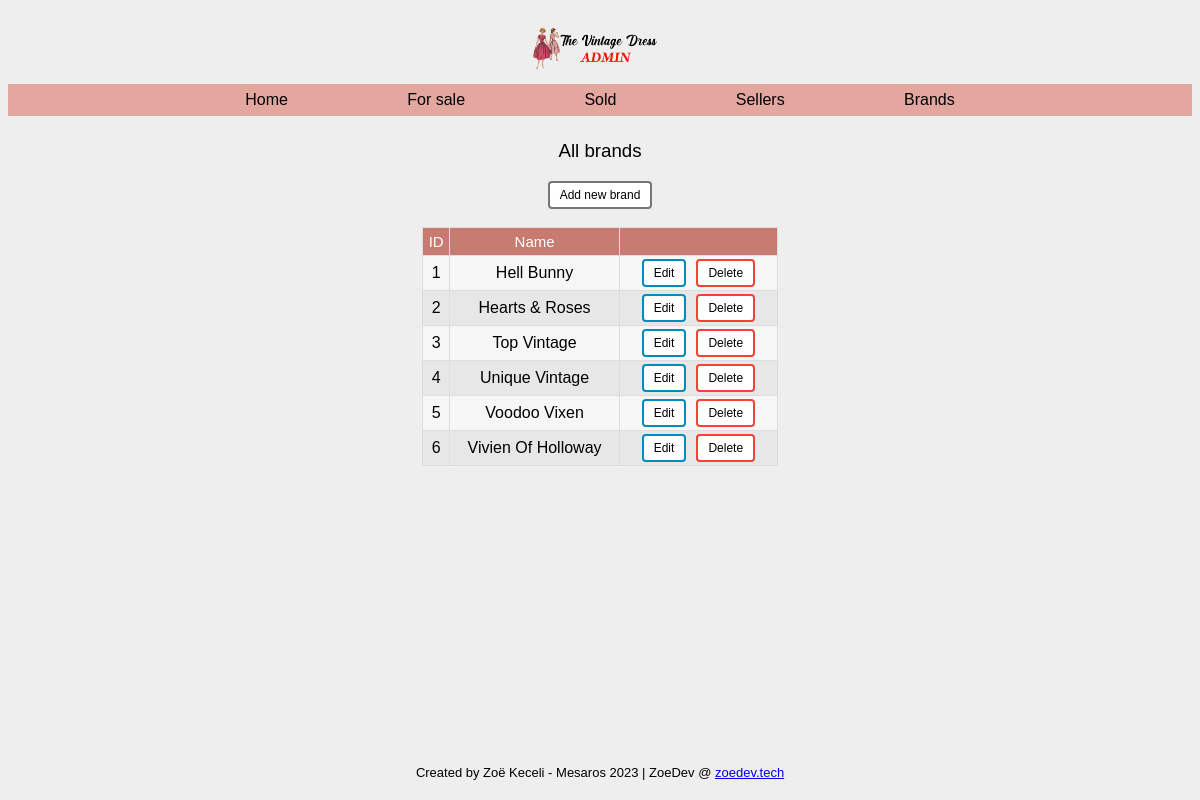
The app's page /brands.php with its own data.
### tables this page shows
CREATE TABLE `brands` (
  `id` int(11) NOT NULL,
  `name` varchar(32) NOT NULL
);

### brands.php (called while the page is built, shortened)
<?php
require 'classes/view/brand-view.php';
$pdo = require 'partials/connect.php';
$brandModel = new BrandModel($pdo);
$brandView = new BrandView();
include 'partials/header.php';
include 'partials/nav.php';
$brandView->renderAllBrandsAsList($brandModel->getAllBrands());
include 'partials/footer.php';

### classes/model/db.php (called while the page is built)
<?php
class DB
{
    protected $pdo;
    public function __construct(PDO $pdo)
    {
        $this->pdo = $pdo;
    }
    public function getAll($table)
    {
        $query = "SELECT * FROM $table";
        $stmt = $this->pdo->prepare($query);
        $stmt->execute();
        return $stmt->fetchAll(PDO::FETCH_ASSOC);
    }
}

### classes/model/brand-model.php (called while the page is built, shortened)
<?php
require_once 'db.php';
class BrandModel extends DB
{
    protected $table = "brands";
    public function getAllBrands()
    {
        return $this->getAll($this->table);
    }
}

### classes/view/brand-view.php (the view, shortened to what this page needs)
<?php
class BrandView
{
    public function renderAllBrandsAsList(array $brands): void
    {
        echo "<h3 class='pageTitle'>All brands</h3>";
        echo "<button class='addButton'><a href='brand-new.php'>Add new brand</a></button>";
        echo "<br><br>";
        echo "<table class='brandsTable'>";
        echo "<th>ID</th>";
        echo "<th>Name</th>";
        echo "<th></th>";
        foreach ($brands as $brand) {
            echo "<tr>";
            echo "<td>{$brand['id']}</td>";
            echo "<td>{$brand['name']}</td>";
            echo "<td>";
            echo "<button class='btnEdit'><a href='brand-edit.php?id={$brand['id']}'>Edit</a></button>";
            echo "<button class='btnDel'><a href='brand-delete.php?id={$brand['id']}'>Delete</a></button>";
            echo "</td>";
            echo "</tr>";
        }
        echo "</table>";
    }
}

### partials/header.php (shortened to what this page needs)
<!DOCTYPE html>
<html lang="en">
<head>
    <link rel="stylesheet" href="style/style.css">
</head>
<div id="page-container">
    <div id="content-wrap">
        <body>

### partials/nav.php
<a class="link" href="index.php">
    <img src="img/vintagedresslogo.png" alt="The Vintage Dress">
</a>
<nav>
    <a href="index.php">Home</a>
    <a href="items.php">For sale</a>
    <a href="item-sold.php">Sold</a>
    <a href="sellers.php">Sellers</a>
    <a href="brands.php">Brands</a>
</nav>

### partials/footer.php
</div>
<footer id="footer">
    <p>Created by Zoë Keceli - Mesaros 2023 | ZoeDev @ <a href="https://www.zoedev.tech/">zoedev.tech</a></p>
</footer>
</div>
</body>
</html>

### style/style.css (style rules this page uses)
body { text-align: center; background: #eee url("https://i.imgur.com/eeQeRmk.png"); background-size: 1.2%; background-repeat: repeat; }
.link { text-align: center; margin: 0 auto; display: flex; justify-content: center; }
.pageTitle { font-family: "Gill Sans", "Gill Sans MT", Calibri, "Trebuchet MS", sans-serif; font-weight: lighter; }
img { width: 15%; }
nav { padding-left: 15%; padding-right: 15%; padding-top: 7px; padding-bottom: 7px; margin-bottom: 2%; display: flex; justify-content: center; justify-content: space-around; align-items: center; background-color: #e3a79f; }
nav a { text-decoration: none; font-family: "Gill Sans", "Gill Sans MT", Calibri, "Trebuchet MS", sans-serif; color: rgb(0, 0, 0); }
.brandsTable { margin-left: auto; margin-right: auto; background-color: rgb(231, 231, 231); font-family: Arial, Helvetica, sans-serif; border-collapse: collapse; width: 30%; }
.brandsTable td, .brandsTable th { border: 1px solid #ddd; padding: 3px; }
.brandsTable tr:nth-child(even) { background-color: #f8f8f8e9; }
.brandsTable tr, td { text-align: center; }
.brandsTable th { padding-top: 5px; padding-bottom: 5px; text-align: center; font-size: 15px; font-weight: normal; font-family: Arial, Helvetica, sans-serif; background-color: #c77b71ff; color: rgb(255, 255, 255); }
.center tr, td { text-align: center; }
.btnDel { margin-left: 5px; margin-right: 5px; background-color: #f44336; border: none; border-radius: 4px; color: white; padding: 5px 10px; text-align: center; text-decoration: none; display: inline-block; font-size: 12px; transition-duration: 0.4s; cursor: pointer; }
.btnDel { background-color: white; color: black; border: 2px solid #f44336; }
.btnDel a { all: unset; }
.btnEdit { margin-left: 5px; margin-right: 5px; background-color: #008cba; border: none; border-radius: 4px; color: white; padding: 5px 10px; text-align: center; text-decoration: none; display: inline-block; font-size: 12px; transition-duration: 0.4s; cursor: pointer; }
.btnEdit { background-color: white; color: black; border: 2px solid #008cba; }
.btnEdit a { all: unset; }
.addButton a { all: unset; }
.addButton { margin-left: 5px; margin-right: 5px; background-color: #ffffff; border: none; border-radius: 4px; color: white; padding: 5px 10px; text-align: center; text-decoration: none; display: inline-block; font-size: 12px; transition-duration: 0.4s; cursor: pointer; }
.addButton { background-color: white; color: black; border: 2px solid #757575; }
#page-container { position: relative; min-height: 98vh; }
#content-wrap { padding-bottom: 2.5rem; }
#footer { font-family: "Gill Sans", "Gill Sans MT", Calibri, "Trebuchet MS", sans-serif; font-size: 13px; position: absolute; bottom: 0; width: 100%; color: rgb(0, 0, 0); height: 2.5rem; }

### records on screen
brands: id "1", name "Hell Bunny"
brands: id "2", name "Hearts & Roses"
brands: id "3", name "Top Vintage"
brands: id "4", name "Unique Vintage"
brands: id "5", name "Voodoo Vixen"
brands: id "6", name "Vivien Of Holloway"
